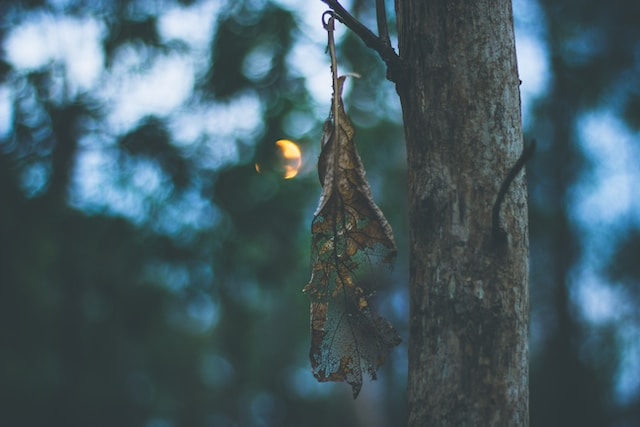
#> input picture tree.jpg, 640 x 427 px
$ python report_colorHE.py
#> lines starting #> are read from the running program, lines starting #| are printed output that depends on the picture
import numpy as np
import cv2 as cv
from matplotlib import pyplot as plt

img = cv.imread('tree.jpg')
#> img is the input picture: shape (427, 640, 3); mean B, G, R 100.6, 92.9, 70.2

print(img.shape)
#| (427, 640, 3)

assert img is not None, "file could not be read, check with os.path.exists()"

def make_cdf(image = img):
    hist, bins = np.histogram(image.flatten(), 256, [0,255])
    cdf = hist.cumsum() # cdf of a pdf
    cdf_normalized = cdf / cdf.max() # cdf 0~1 비율로 바꾸기.
    cdf_display =  cdf_normalized * float(hist.max()) # 히스토그램에 맞게 디스플레이.

    return cdf, cdf_display

# 1. hsv 컬러 이용
#       hsv에서 v채널을 추출하여, HE적용.
#       V(Value) 명도 : 색이 진한 정도
hsv = cv.cvtColor(img, cv.COLOR_BGR2HSV)
#> hsv: shape (427, 640, 3); mean H, S, V 91.7, 73, 101.9

# h, s, v로 컬러 영상을 분리 합니다.
h, s, v = cv.split(hsv)
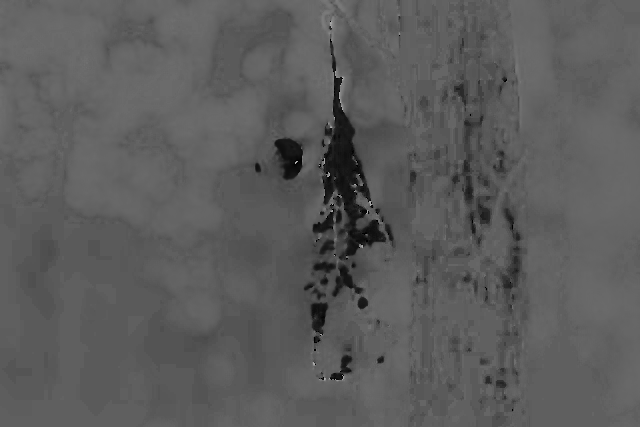
#> h: shape (427, 640); min 0, max 178, mean 91.7
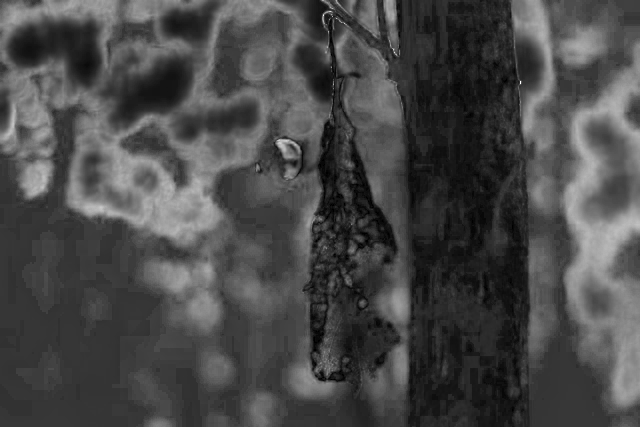
#> s: shape (427, 640); min 0, max 255, mean 73
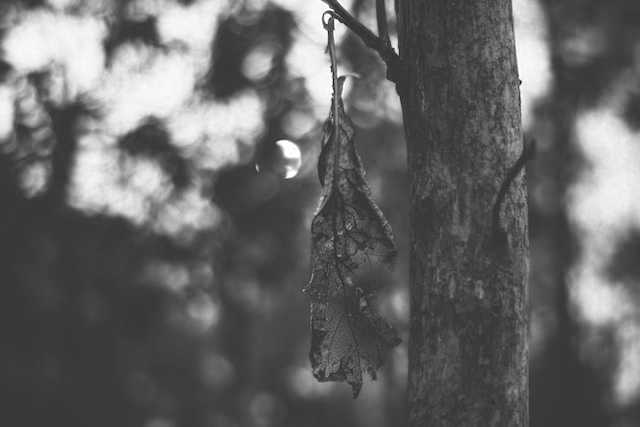
#> v: shape (427, 640); min 17, max 255, mean 101.9

cdf_img, cdf_display_img = make_cdf(v) # 기본 이미지 cdf 추출
#> in make_cdf, `hist, bins = np.histogram(image.flatten(), 256, [0,255])`: hist = 256 values, max 12802 at index 58, min 0 at index 0, mean 1067.5; bins = 257 values from 0 to 255
#> in make_cdf, `cdf = hist.cumsum()`: cdf = 256 values from 0 to 273280
#> in make_cdf, `cdf_normalized = cdf / cdf.max()`: cdf_normalized = 256 values from 0 to 1
#> in make_cdf, `cdf_display =  cdf_normalized * float(hist.max())`: cdf_display = 256 values from 0 to 12802
#> cdf_img = 256 values from 0 to 273280; cdf_display_img = 256 values from 0 to 12802

#----Global
# v값에 대해서 global HE 적용!
HE_global_v = cv.equalizeHist(v)
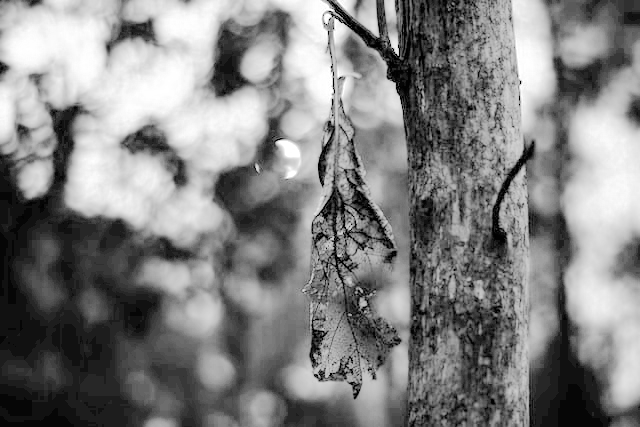
#> HE_global_v: shape (427, 640); min 0, max 255, mean 129.6
cdf_HE_hsv_Dst, cdf_display_HE_hsv_Dst = make_cdf(HE_global_v) # global HE 이미지 cdf 추출
#> cdf_HE_hsv_Dst = 256 values from 346 to 273280; cdf_display_HE_hsv_Dst = 256 values from 16.21 to 12802


# h,s,equalizedV를 합쳐서, 새로운 hsv 이미지 만든 후 BGR로 변경.
HE_hsv = cv.merge([h,s,HE_global_v])
#> HE_hsv: shape (427, 640, 3); mean H, S, V 91.7, 73, 129.6
HE_hsv_Dst = cv.cvtColor(HE_hsv, cv.COLOR_HSV2BGR)
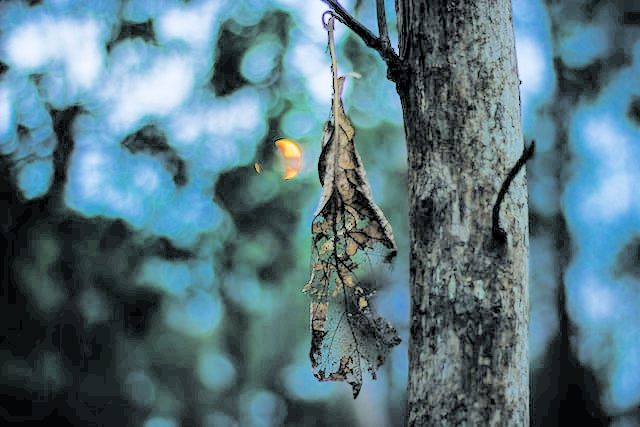
#> HE_hsv_Dst: shape (427, 640, 3); mean B, G, R 127.5, 117.7, 87.4
#----


h, s, v = cv.split(hsv)
#----Local
# v값에 대해서 adaptive HE 적용!
clahe = cv.createCLAHE(clipLimit=2.0, tileGridSize=(8,8))
HE_local_v = clahe.apply(v)
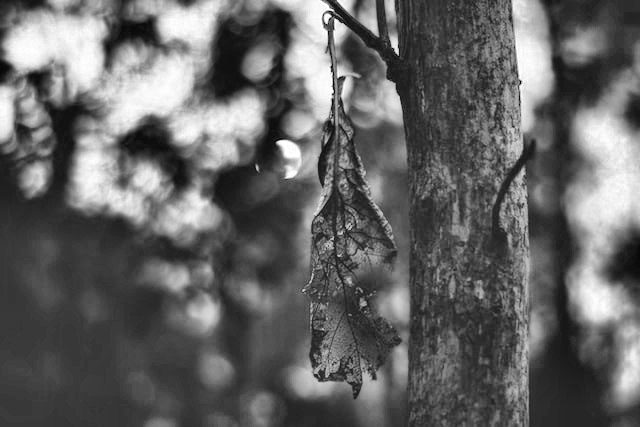
#> HE_local_v: shape (427, 640); min 3, max 255, mean 100.3

cdf_AHE_hsv_Dst, cdf_display_AHE_hsv_Dst = make_cdf(HE_local_v) # local HE 이미지 cdf 추출
#> cdf_AHE_hsv_Dst = 256 values from 0 to 273280; cdf_display_AHE_hsv_Dst = 256 values from 0 to 5403

# h,s,equalizedV를 합쳐서 새로운 hsv 이미지 만듦.
AHE_hsv = cv.merge([h,s,HE_local_v])
#> AHE_hsv: shape (427, 640, 3); mean H, S, V 91.7, 73, 100.3

# 마지막으로 hsv2를 다시 BGR 형태로 변경합니다.
AHE_hsv_Dst = cv.cvtColor(AHE_hsv, cv.COLOR_HSV2BGR)
#----


plt.subplot(2,3,1)
plt.imshow(img[...,::-1])
plt.title("Raw Image")


plt.subplot(2,3,4)
plt.plot(cdf_display_img, color = 'b')
plt.hist(v.flatten(), 255, [0,255], color='r') # 1000은 bin의 개수 0~255는 값 범위
plt.xlim([0,255])
plt.legend(('cdf_v', 'hist_v'), loc = 'upper left')
plt.title("Raw Image")

plt.subplot(2,3,2)
plt.imshow(HE_hsv_Dst[...,::-1])
plt.title("Global HE")

plt.subplot(2,3,5)
plt.plot(cdf_display_HE_hsv_Dst, color = 'b')
plt.hist(HE_global_v.flatten(), 255, [0,255], color='r') # 1000은 bin의 개수 0~255는 값 범위
plt.xlim([0,255])
plt.legend(('cdf_v', 'hist_v'), loc = 'upper left')
plt.title("Global HE")

plt.subplot(2,3,3)
plt.imshow(AHE_hsv_Dst[...,::-1])
plt.title("Adaptive HE")

plt.subplot(2,3,6)
plt.plot(cdf_display_AHE_hsv_Dst, color = 'b')
plt.hist(HE_local_v.flatten(), 255, [0,255], color='r') # 1000은 bin의 개수 0~255는 값 범위
plt.xlim([0,255])
plt.legend(('cdf_v', 'hist_v'), loc = 'upper left')
plt.title("Adaptive HE")

plt.show()
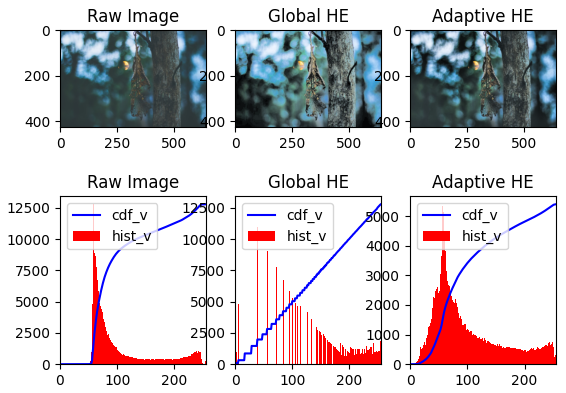
#> figure drawn by matplotlib, 6 panels; panel 2: tallest bar 12802 high, from x = 58 to 59; panel 2: curve peaks at x = 255, y = 12802; panel 4: tallest bar 12802 high, from x = 29 to 30; panel 4: curve peaks at x = 255, y = 12802
